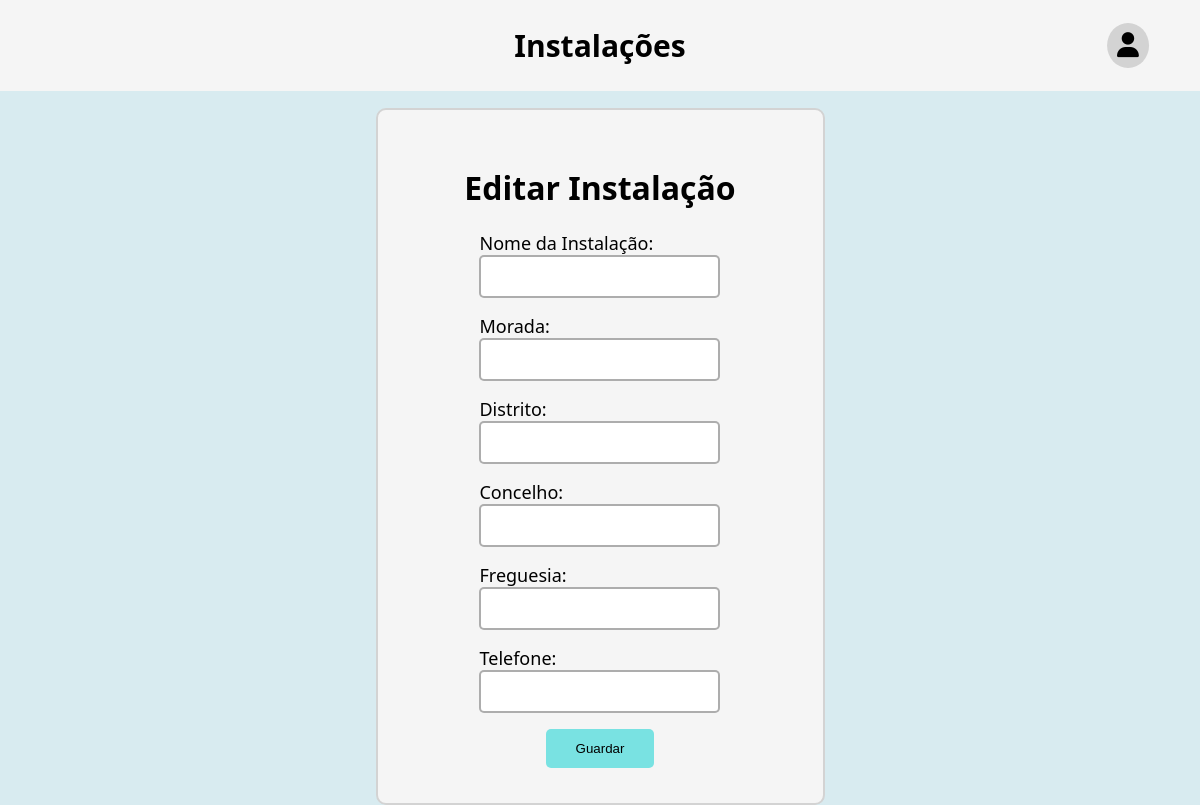
Page /editinstalacao?instalacao=51 (signed in) on the earlier database version.
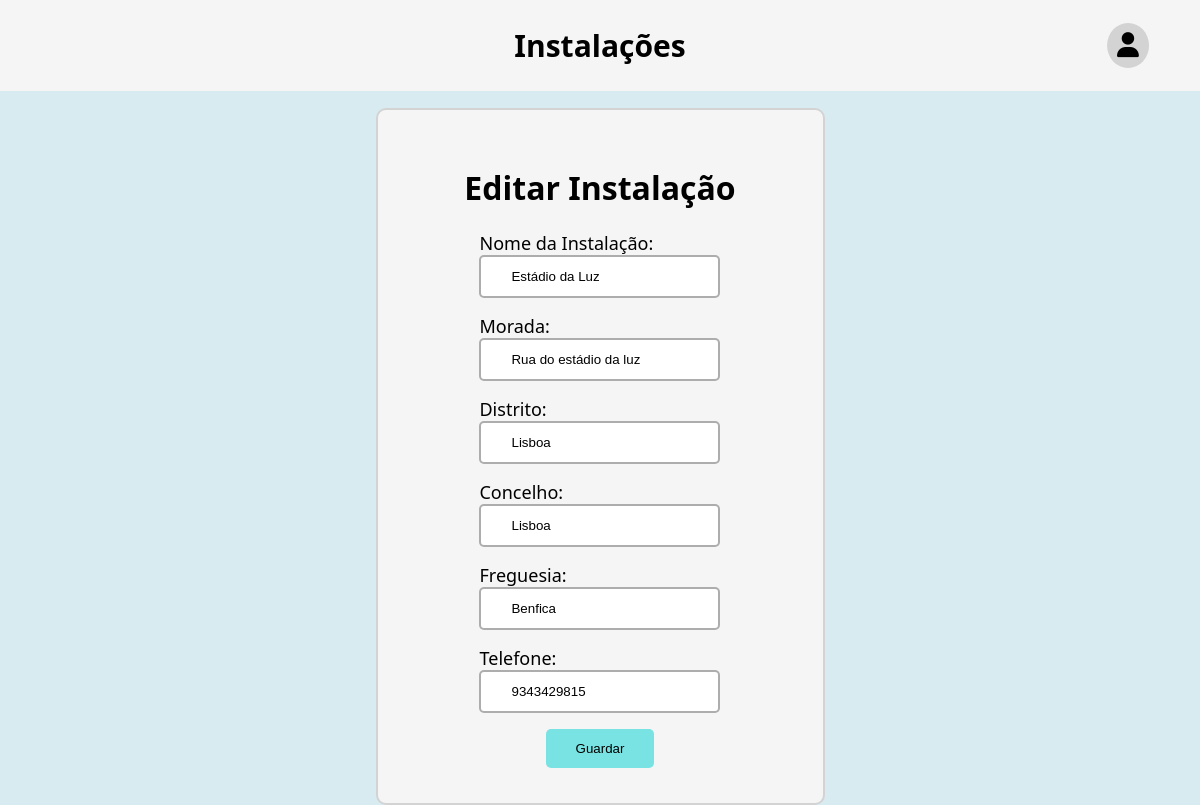
Same page on the later database version.
### formularioInstituicoes/models.py (models this page shows, shortened)
class Instalacao(models.Model):
    entidade = models.ForeignKey(Entidade, on_delete=models.CASCADE, related_name='instalacoes')
    nome = models.CharField(max_length=100, blank=True, null=True)
    morada = models.CharField(max_length=100, blank=True, null=True)
    distrito = models.CharField(max_length=100, blank=True, null=True)
    concelho = models.CharField(max_length=100, blank=True, null=True)
    freguesia = models.CharField(max_length=100, blank=True, null=True)
    telefone = models.IntegerField(blank=True, null=True)
    email = models.EmailField(blank=True, null=True)
    submetido = models.BooleanField(blank=True, default=False)

### formularioInstituicoes/views.py (the view)
# urls.py: path('editinstalacao', views.editinstalacao_view),
@login_required
def editinstalacao_view(request):
    entidade = getEntidade(request)
    instalacao = Instalacao.objects.filter(id=request.GET["instalacao"]).first()
    if request.method == 'POST':
        editInstalacaoForm = FormInstalacoes(request.POST, instance=instalacao)
        editInstalacaoForm.save()
        return redirect('/')
    editInstalacaoForm = FormInstalacoes(instance=instalacao)
    return render(request, 'editinstalacao.html', {"instalacaoForm": editInstalacaoForm, 'entidadeLogada': entidade.nome})

### formularioInstituicoes/forms.py
class FormInstalacoes(ModelForm):
    class Meta:
        model = Instalacao
        fields = ['nome', 'morada', 'distrito', 'concelho', 'freguesia', 'telefone']
        labels = {'nome': "Nome da Instalação"}
    def __init__(self, *args, **kwargs):
        super(FormInstalacoes, self).__init__(*args, **kwargs)
        for field in self.fields.values():
            field.required = True

### formularioInstituicoes/views.py (called while the page is built)
def getEntidade(request) -> Entidade:
    if Entidade.objects.filter(user__id=request.user.id).first():
        return Entidade.objects.filter(user__id=request.user.id).first()
    else:
        return None

### formularioInstituicoes/templates/editinstalacao.html (shortened to what this page needs)
<!DOCTYPE html>
<html lang="en">
{% extends 'navigatorSemOpcoes.html' %}
{% load static %}
{% block titulo %}
    <h1>Instalações</h1>
{% endblock %}
{% block content %}
    <link rel="stylesheet" href="{% static 'css/editinstalacao.css' %}">
    <div class="editarea">
        <form method="post">
            <h1>Editar Instalação</h1>
            {{ instalacaoForm.as_p }}
            <input type="submit" value="Guardar">
        </form>
    </div>
{% endblock %}

Differences in the rows shown:
added Instalacao: nome "Estádio da Luz", morada "Rua do estádio da luz", distrito "Lisboa", concelho "Lisboa", freguesia "Benfica", telefone "9343429815"
